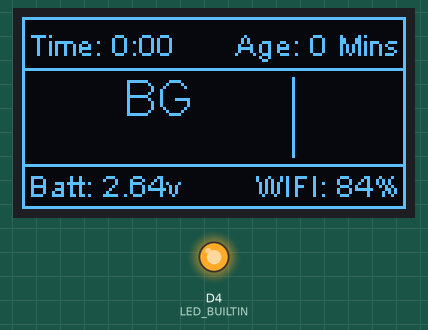
Recording of a sketch running on a simulated ESP8266 (NodeMCU). Shown: 128×64 one-colour display, output pins drawn as LEDs (lit = HIGH, except the on-board LED, lit = LOW). WiFi joins after 1.5 s; servers stay silent unless stated; uploads are accepted with an empty reply; what the sketch prints to the serial monitor is not drawn.

Above: at 4.4 s.
Timing chart, 0 to 5.9 s (numbered marks = the images above):
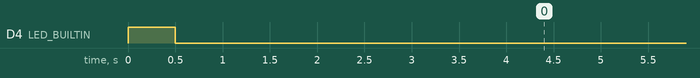

The sketch:

NightscoutDisplay.ino
```cpp
#include <OLEDDisplay.h>
#include <OLEDDisplayFonts.h>
#include <OLEDDisplayUi.h>
#include <SSD1306Wire.h>
#include <ESP8266WiFi.h>
#include <WiFiClientSecure.h>
#include <ArduinoJson.h> // have to use version 5.
#include <TimeLib.h>
#include <Time.h>

SSD1306Wire display(0x3c, D1, D2);

const char* ssid = "wifissid"; //enter your SSID
const char* password = "password"; //enter your wifi password
//Miutes to sleep for
const int sleepTimeS = 5;

// this section gets the current voltage (approximately) on pin A0 if it is connected in a resistor voltage divider like this: VCC -> 100K -> A0 -> 330K -> GND
int raw = analogRead(A0);
float volt=raw/1023.0;
float getVcc=raw / 194.2;//*4.408;

const char* host = "www.yoursite.com"; //enter your nightscout host here - no "https://" needed
const int httpsPort = 443;
  const size_t bufferSize = 3*JSON_ARRAY_SIZE(1) + JSON_OBJECT_SIZE(1) + 2*JSON_OBJECT_SIZE(3) + JSON_OBJECT_SIZE(13) + 280;
// SHA1 fingerprint of the host's SSL certificate
// Goto https://www.grc.com/fingerprints.htm type in ur sites URL to obtain the fingerprint
const char* fingerprint = "08:3B..."; //enter the https fingerprint if you want this verification


const unsigned char ArrowUp [] PROGMEM = {
0x80, 0x00, 0xc0, 0x01, 0xe0, 0x03, 0xf0, 0x07, 0xf8, 0x0f, 0xfc, 0x1f, 0xde, 0x3d, 0xcf, 0x79, 0xc7, 0x71, 0xc0, 0x01, 0xc0, 0x01, 0xc0, 0x01, 0xc0, 0x01, 0xc0, 0x01, 0xc0, 0x01, 0xc0, 0x01,
};
const unsigned char ArrowDown [] PROGMEM = {
0xc0, 0x01, 0xc0, 0x01, 0xc0, 0x01, 0xc0, 0x01, 0xc0, 0x01, 0xc0, 0x01, 0xc0, 0x01, 0xc7, 0x71, 0xcf, 0x79, 0xde, 0x3d, 0xfc, 0x1f, 0xf8, 0x0f, 0xf0, 0x07, 0xe0, 0x03, 0xc0, 0x01, 0x80, 0x00,
};
const unsigned char ArrowUpS [] PROGMEM = {
0x00, 0x00, 0x00, 0x00, 0xf8, 0x3f, 0xf8, 0x3f, 0xf8, 0x3f, 0x00, 0x3f, 0x80, 0x3f, 0xc0, 0x3f, 0xe0, 0x3f, 0xf0, 0x39, 0xf8, 0x38, 0x7c, 0x38, 0x3c, 0x38, 0x1c, 0x00, 0x00, 0x00, 0x00, 0x00,
};
const unsigned char ArrowDownS [] PROGMEM = {
0x00, 0x00, 0x00, 0x00, 0x1c, 0x00, 0x3c, 0x38, 0x7c, 0x38, 0xf8, 0x38, 0xf0, 0x39, 0xe0, 0x3f, 0xc0, 0x3f, 0x80, 0x3f, 0x00, 0x3f, 0xf8, 0x3f, 0xf8, 0x3f, 0xf8, 0x3f, 0x00, 0x00, 0x00, 0x00,
};
const unsigned char ArrowSide [] PROGMEM = {
0x80, 0x01, 0x80, 0x03, 0x80, 0x07, 0x00, 0x0f, 0x00, 0x1e, 0x00, 0x3c, 0xff, 0x7f, 0xff, 0xff, 0xff, 0x7f, 0x00, 0x3c, 0x00, 0x1e, 0x00, 0x0f, 0x80, 0x07, 0x80, 0x03, 0x80, 0x01,
};

void showdata(String timenow, String BG, int age, long rssiCalc, String bgs0_direction, float volts)
{
   display.clear();
   display.setFont(ArialMT_Plain_10);
   display.setTextAlignment(TEXT_ALIGN_LEFT);
   display.drawString(2, 3, "Time: " + timenow);
   display.setTextAlignment(TEXT_ALIGN_RIGHT);
   display.drawString(126, 3, "Age: " + String(age) + " Mins");
   display.setFont(ArialMT_Plain_16);
   display.setTextAlignment(TEXT_ALIGN_CENTER);
   display.drawString(45, 18, "BG");
   display.drawString(45, 32, BG);
   if (String(bgs0_direction) == "Flat") {
     //  directarr = "→";
       display.drawXbm(101, 26, 16, 16,  ArrowSide);
    }  else if (String(bgs0_direction) == "FortyFiveUp") {
      //  directarr = "↗";
        display.drawXbm(101, 26, 16, 16,  ArrowUpS);
    }  else if (String(bgs0_direction) == "FortyFiveDown") {
       // directarr = "↘";
        display.drawXbm(101, 26, 16, 16,  ArrowDownS);
    } else if (String(bgs0_direction) == "DoubleUp") {
       //directarr = "↑↑";
       display.drawXbm(101, 26, 16, 16,  ArrowUp);
    } else if (String(bgs0_direction) == "DoubleDown") {
        //directarr = "↓↓";
        display.drawXbm(101, 26, 16, 16,  ArrowDown);
    }


   display.setFont(ArialMT_Plain_10);
   display.setTextAlignment(TEXT_ALIGN_LEFT);
   display.drawString(2, 50, "Batt: " + String(volts) + "v");
   display.setTextAlignment(TEXT_ALIGN_RIGHT);
   display.drawString(126, 50, "WIFI: " + String(rssiCalc) + "%");
   display.drawRect(0, 0, 128, 64);
   display.drawRect(0, 17, 128, 33);
   display.drawVerticalLine(90, 20, 27);
   display.display();

}

bool isBST(int year, int month, int day, int hour)
{
    // bst begins at 01:00 gmt on the last sunday of march
    // and ends at 01:00 gmt (02:00 bst) on the last sunday of october
    // january, february, and november are out
    if (month < 3 || month > 10) { return false; }
    // april to september are in
    if (month > 3 && month < 10) { return true; }
    // last sunday of march
    int lastMarSunday =  (31 - (5* year /4 + 4) % 7);
    // last sunday of october
    int lastOctSunday = (31 - (5 * year /4 + 1) % 7);
    // in march we are bst if its past 1am gmt on the last sunday in the month
    if (month == 3)
    {
        if (day > lastMarSunday)
        {
            return true;
        }
        if (day < lastMarSunday)
        {
            return false;
        }
        if (hour < 1)
        {
            return false;
        }
        return true;
    }
    // in october we must be before 1am gmt (2am bst) on the last sunday to be bst
    if (month == 10)
    {
        if (day < lastOctSunday)
        {
            return true;
        }
        if (day > lastOctSunday)
        {
            return false;
        }
        if (hour >= 1)
        {
            return false;
        }
        return true;
    }
}

void getreadings()
{

  // Use WiFiClientSecure class to create TLS connection
  WiFiClientSecure client;
  Serial.print("connecting to ");
  Serial.println(host);

  Serial.printf("Using fingerprint '%s'\n", fingerprint);
  client.setFingerprint(fingerprint);

  display.clear();
  display.setFont(ArialMT_Plain_10);
  display.setTextAlignment(TEXT_ALIGN_CENTER);
  display.drawString(64, 26, "Connecting to NightScout");
  display.display();

 while (!client.connect(host, httpsPort)) {
    Serial.println("connection failed");
    delay(60000);
  }

 if (client.verify(fingerprint, host)) {
   Serial.println("certificate matches");

 } else {
   Serial.println("certificate doesn't match");

 }

  String url = "/pebble";
  client.print(String("GET ") + url + " HTTP/1.1\r\n" +
               "Host: " + host + "\r\n" +
               "User-Agent: BuildFailureDetectorESP8266\r\n" +
               "Connection: close\r\n\r\n");

  //Serial.println("request sent");
  while (client.connected()) {
    String line = client.readStringUntil('\n');
    if (line == "\r") {
      //Serial.println("headers received");
      break;
    }
  }
  String line2 = client.readStringUntil('\n');
  Serial.println("==========");
  //read the JSON line into "line2"
  line2 = client.readStringUntil('\n');
        //parse the JSON into variables

       DynamicJsonBuffer jsonBuffer(bufferSize);
       JsonObject& root = jsonBuffer.parseObject(line2);

        String status0_now = root["status"][0]["now"];
        status0_now = status0_now.substring(0, status0_now.length() - 3);
        time_t status0_now1 = status0_now.toInt();
        JsonObject& bgs0 = root["bgs"][0];

        const char* bgs0_sgv = bgs0["sgv"];
        int bgs0_trend = bgs0["trend"];
        const char* bgs0_direction = bgs0["direction"];
            time_t bgs0_datetime = bgs0["datetime"];
        String bgs0_datetime2 = bgs0["datetime"];
            bgs0_datetime2 = bgs0_datetime2.substring(0, bgs0_datetime2.length() - 3);
            time_t bgs0_datetime3 = bgs0_datetime2.toInt();
//check for British summer time and adjust display time accordingly
            if (isBST(year(status0_now1), month(status0_now1), day(status0_now1), hour(status0_now1))){
              status0_now1 = status0_now1 +3600;
              }
            if (isBST(year(bgs0_datetime3), month(bgs0_datetime3), day(bgs0_datetime3), hour(bgs0_datetime3))){
              bgs0_datetime3 = bgs0_datetime3 +3600;
              }


        const char* bgs0_battery = bgs0["battery"];
        JsonObject& cals0 = root["cals"][0];
        float cals0_slope = cals0["slope"];
        float cals0_intercept = cals0["intercept"];
        int cals0_scale = cals0["scale"];


Serial.print("Time Now: ");
Serial.print(hour(status0_now1));
Serial.print(":");
Serial.println(minute(status0_now1));
String timeNow = String(hour(status0_now1)) + ":";
if (minute(status0_now1) < 10){timeNow = timeNow + "0";}
timeNow = timeNow + String(minute(status0_now1));
//print current time
Serial.print("As at: ");
Serial.print(hour(bgs0_datetime3));
Serial.print(":");
Serial.println(minute(bgs0_datetime3));
int dataAge = (status0_now1 - bgs0_datetime3) / 60;
Serial.print("Data Age (minutes): ");
Serial.println(dataAge);
Serial.print("Blood Glucose is:  ");
Serial.print(String(bgs0_sgv) + " ");
char* directarr = "";

Serial.println(directarr);

Serial.println("Battery Voltage is:  ");
Serial.println(getVcc);

long rssi = WiFi.RSSI();
long rssiCalc;
if(rssi <= -100)
        rssiCalc = 0;
    else if(rssi >= -50)
        rssiCalc = 100;
    else
rssiCalc = 2 * (rssi + 100);

  //call the "showdata" function to show the data on the LCD screen
  showdata(timeNow,bgs0_sgv,dataAge,rssiCalc,bgs0_direction,getVcc);
}

void setup() {
  pinMode(LED_BUILTIN, OUTPUT);
  digitalWrite(LED_BUILTIN, HIGH);   // turn the LED on (HIGH is the voltage level)
  delay(500);
             digitalWrite(LED_BUILTIN, LOW);
  Serial.begin(115200);
  Serial.setTimeout(2000);
  Serial.println();
  Serial.println(raw);
  Serial.println(getVcc);

  display.init();
  display.clear();
  display.setFont(ArialMT_Plain_10);
  display.setTextAlignment(TEXT_ALIGN_CENTER);
  display.drawString(64, 26, "Connecting to WIFI");
  display.drawString(64, 40, ssid);
  display.display();


  Serial.println("Connecting to WIFI");


  WiFi.begin(ssid, password);
  while (WiFi.status() != WL_CONNECTED) {
    Serial.print(".");
    delay(500);
  }
  Serial.println("Connected to WIFI");
  Serial.println(WiFi.localIP());

  getreadings();

  //sleep for n minutes

  delay(sleepTimeS * 60000);
}
void loop()
{
  pinMode(LED_BUILTIN, OUTPUT);
  //digitalWrite(LED_BUILTIN, HIGH);
  getreadings();
  //digitalWrite(LED_BUILTIN, LOW);
  delay(300000);
}
```

Measured:
- by itself, D4 (LED_BUILTIN): LOW → HIGH at 0.00 s, → LOW 0.50 s later
